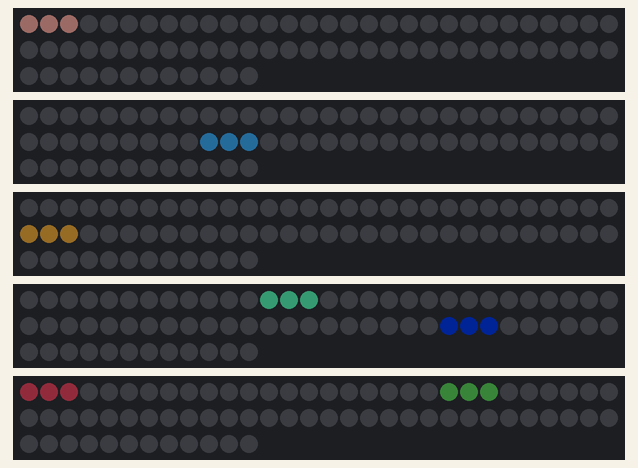
This sketch was run on a simulated ATtiny85, built with avr-gcc and run on an emulated ATtiny85. Parts: 5 × 72 RGB LEDs in strip order, left to right, continuing on the next row. Dim RGB values are drawn brighter than linear; random numbers use the default seed unless the sketch sets one.

Above: at 0.2 s.
At 5.16 s:
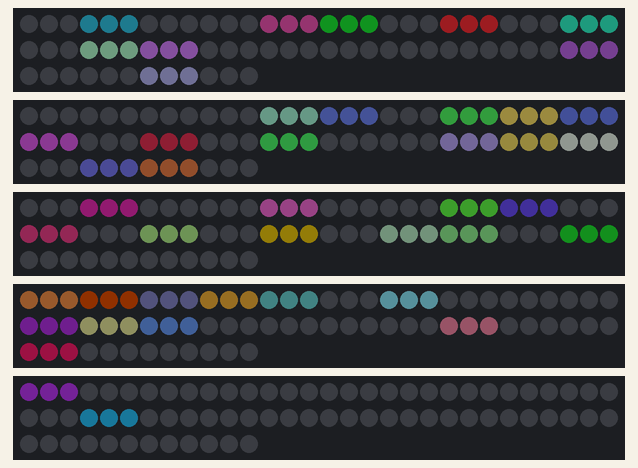
At 10.08 s:
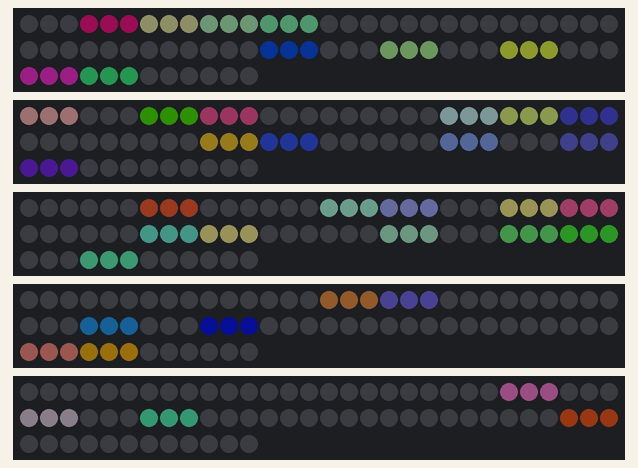
At 19.92 s:
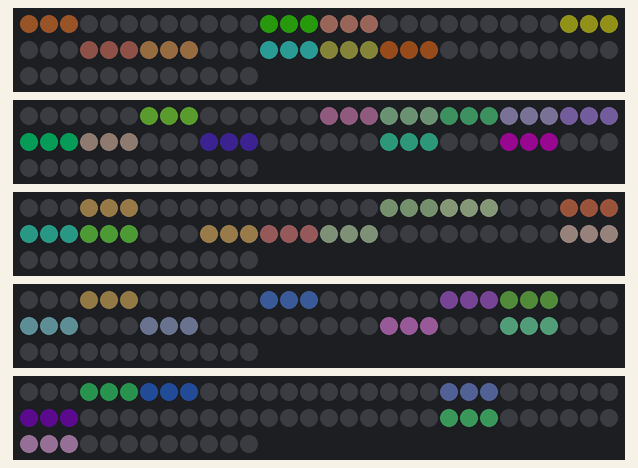
At 29.86 s:
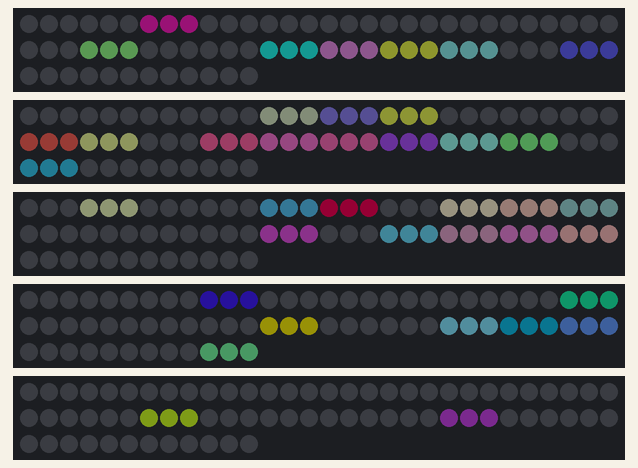
At 39.9 s:
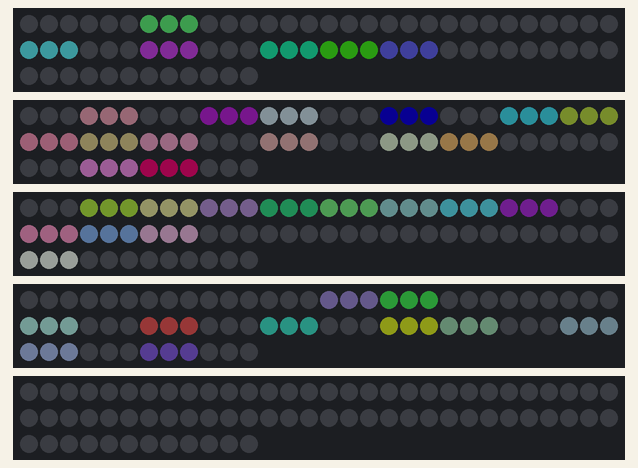

The sketch:

WS2812_7688duo-auto-rnd-age.ino
```cpp
#include <Adafruit_NeoPixel.h>
#ifdef __AVR__
  #include <avr/power.h>
#endif

#define NLED 72

// Parameter 1 = number of pixels in strip
// Parameter 2 = Arduino pin number (most are valid)
// Parameter 3 = pixel type flags, add together as needed:
//   NEO_KHZ800  800 KHz bitstream (most NeoPixel products w/WS2812 LEDs)
//   NEO_KHZ400  400 KHz (classic 'v1' (not v2) FLORA pixels, WS2811 drivers)
//   NEO_GRB     Pixels are wired for GRB bitstream (most NeoPixel products)
//   NEO_RGB     Pixels are wired for RGB bitstream (v1 FLORA pixels, not v2)
//   NEO_RGBW    Pixels are wired for RGBW bitstream (NeoPixel RGBW products)
Adafruit_NeoPixel strips[] = {
  Adafruit_NeoPixel(NLED,  8, NEO_GRB + NEO_KHZ800),
  Adafruit_NeoPixel(NLED,  9, NEO_GRB + NEO_KHZ800),
  Adafruit_NeoPixel(NLED, 10, NEO_GRB + NEO_KHZ800),
  Adafruit_NeoPixel(NLED, 11, NEO_GRB + NEO_KHZ800),
  Adafruit_NeoPixel(NLED, 12, NEO_GRB + NEO_KHZ800)
};

// IMPORTANT: To reduce NeoPixel burnout risk, add 1000 uF capacitor across
// pixel power leads, add 300 - 500 Ohm resistor on first pixel's data input
// and minimize distance between Arduino and first pixel.  Avoid connecting
// on a live circuit...if you must, connect GND first.

void setup() {
  // This is for Trinket 5V 16MHz, you can remove these three lines if you are not using a Trinket
  #if defined (__AVR_ATtiny85__)
    if (F_CPU == 16000000) clock_prescale_set(clock_div_1);
  #endif
  // End of trinket special code

  for (int i=0; i<5; i++) {
    strips[i].begin();
    strips[i].setBrightness(100);
    strips[i].show(); // Initialize all pixels to 'off'
  }

  // Serial1.begin(9600);
  pinMode(13, OUTPUT);
}

void show() {
    unsigned long now = millis();
    static unsigned long lastRun = 0;
    if (now<lastRun) lastRun = now;
    if (now - lastRun < 100) return;
    lastRun = now;

    for (int i=0; i<5; i++) {
      if (strips[i].canShow()) {
        strips[i].show();
        delayMicroseconds(300);
      }
    }
}

uint32_t bgcolor;

typedef struct Obj {
    uint8_t srcXy[2];
    uint8_t srcRgb[3];
    uint8_t dstXy[2];
    uint8_t dstRgb[3];
    uint8_t ttl;
    uint8_t age;
} Obj;

class MySet {
  typedef struct Node {
    Obj v;
    Node* next;
  } Node;

  class Iterator {
    public:
    Node** np;

    Iterator(Node** val): np(val) {}

    Iterator &operator++() {
      if (*np) np = &(*np)->next;
      return *this;
    }

    Obj &operator*() {
      return (*np)->v;
    }

    Obj *operator->() {
      return &(*np)->v;
    }

    bool operator!=(const Iterator &other) {
      return *np != *other.np;
    }
  };
  Node *root = nullptr;
  Node **endp = &root;
  Iterator starti = Iterator{&root};
  Iterator endi = Iterator{&root};

  public:
  void insert(const Obj &src) {
      Node *newNode = new Node{src, root};
      if (newNode==nullptr) return;
      if (endi.np==&root) {
          endi.np = &newNode->next;
      }
      root = newNode;
  }

  void erase(const Iterator &it) {
    Node *del = *it.np;
    if (*endi.np==del->next) {
        endi.np = it.np;
    }
    *it.np = del->next;
    delete del;
  }

  const Iterator& begin() {
    return starti;
  }

  const Iterator& end() {
    return endi;
  }
};

MySet objs;

void render() {
    unsigned long now = millis();
    static unsigned long lastRun = 0;
    if (now<lastRun) lastRun = now;
    if (now - lastRun < 100) return;
    lastRun = now;

    for (int i=0; i<5; i++) {
        strips[i].fill(bgcolor, 0, NLED);
    }
    for (auto it=objs.begin(); it!=objs.end(); ) {
        Obj &obj = *it;
        if (obj.age>obj.ttl) {
            objs.erase(it);
            continue;
        }
        double portion = obj.age/(double)obj.ttl;
        int x = obj.srcXy[0] + (obj.dstXy[0]-obj.srcXy[0])*portion;
        int y = obj.srcXy[1] + (obj.dstXy[1]-obj.srcXy[1])*portion;
        int r = obj.srcRgb[0] + (obj.dstRgb[0]-obj.srcRgb[0])*portion;
        int g = obj.srcRgb[1] + (obj.dstRgb[1]-obj.srcRgb[1])*portion;
        int b = obj.srcRgb[2] + (obj.dstRgb[2]-obj.srcRgb[2])*portion;
        if (x>=0 && x<5 && y>=0 && y*3<NLED) {
            // strips[x].setPixelColor(y, r, g, b);
            strips[x].fill(strips[x].Color(r, g, b), y*3, 3);
        }
        obj.age++;
        ++it;
    }
}

unsigned long cnt = 0;
void loop() {
    render();
    show();
    cnt++;
    digitalWrite(13, ((cnt>>8)&0x01));

    if (random(1000)<30) {
        int buff[11];
        int nBytes=11;
        // while (Serial1.available()>0) {
        //     Serial1.read();
        //     for (int wait=0; wait<20&&Serial1.available()==0; wait++) {
        //         delayMicroseconds(100);
        //     }
        // }
        buff[0] = random(5);
        buff[1] = random(NLED/3);
        buff[2] = random(80);
        buff[3] = random(80);
        buff[4] = random(80);
        buff[5] = random(5);
        buff[6] = random(NLED/3);
        buff[7] = random(80);
        buff[8] = random(80);
        buff[9] = random(80);
        buff[10] = 30;
        if (nBytes==11) {
            Obj newObj = Obj{
                {buff[0], buff[1]},
                {buff[2], buff[3], buff[4]},
                {buff[5], buff[6]},
                {buff[7], buff[8], buff[9]},
                buff[10],
                0};
            if (newObj.ttl==0 &&
                newObj.srcXy[0]==newObj.dstXy[0] &&
                newObj.srcXy[1]==newObj.dstXy[1] &&
                newObj.srcRgb[0]==newObj.dstRgb[0] &&
                newObj.srcRgb[1]==newObj.dstRgb[1] &&
                newObj.srcRgb[2]==newObj.dstRgb[2]) {
                bgcolor = strips[0].Color(newObj.srcRgb[0], newObj.srcRgb[1], newObj.srcRgb[2]);
            }
            else {
                int id = random(INT32_MAX);
                objs.insert(newObj);
            }
        }
    }
}
```
